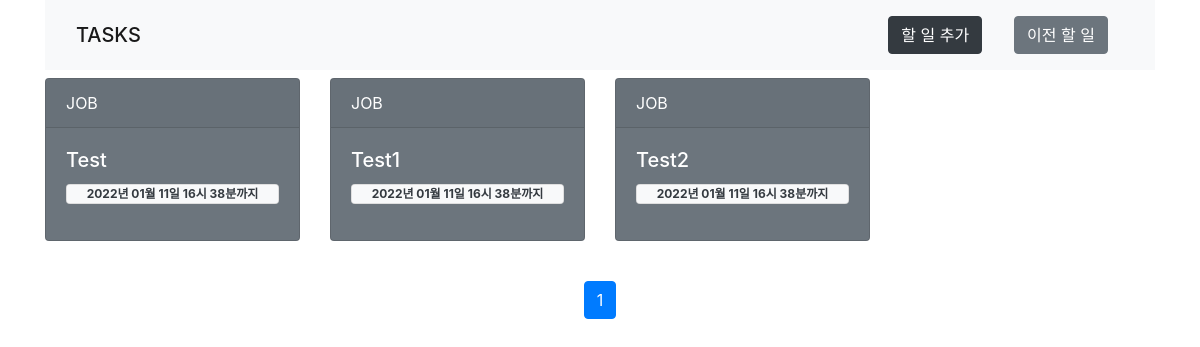
Before: /previous/ with the older database file.
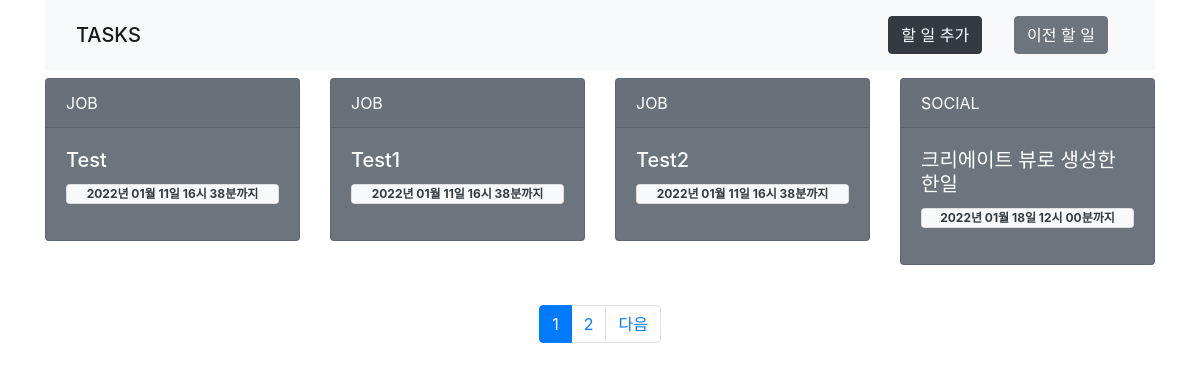
After: the same page with the newer database file.
### taskapp/models.py (models this page shows)
class Task(models.Model):
    class TaskType(models.TextChoices):
        JOB = 'JOB', _('업무')
        HEALTH = 'HEALTH', _('건강')
        SOCIAL = 'SOCIAL', _('사회')
    title = models.CharField(max_length=50, null=False)
    type = models.CharField(
        choices=TaskType.choices,
        max_length=10,
        default=TaskType.JOB
    )
    due = models.DateTimeField(null=False)
    created_at = models.DateTimeField(auto_now_add=True, null=False)

### taskapp/views.py (the view)
# urls.py: path('previous/', TaskPreviousListView.as_view(), name="previous"),
class TaskPreviousListView(ListView):
    model = Task
    template_name = 'pages/task_previous_list.html'
    queryset = Task.objects.filter(due__lt=timezone.now()).order_by('due')
    paginate_by = 4

### taskapp/templatetags/pagination_tags.py (called while the page is built)
@register.filter(name='slice_visible_pages')
def slice_visible_pages(paging: Page):
    min_page = int((paging.number - 1) / 10) * 10 + 1
    min_page = max(min_page, 1)
    max_page = min(min_page + 9, paging.paginator.num_pages)
    return range(min_page, max_page + 1)

### taskapp/templates/pages/task_previous_list.html (shortened to what this page needs)
{% extends "common.html" %}
{% load pagination_tags %}
{% block content %}
<div class="row row-cols-2 row-cols-md-4 g-4 mt-2">
    {% for item in object_list %}
    <div class="col">
        <div class="card text-white bg-secondary mb-3">
            <div class="card-header">{{ item.type }}</div>
            <div class="card-body">
                <h5 class="card-title">{{ item.title }}</h5>
                <p class="card text">
                    <span class="badge bg-light text-dark">
                        {{ item.due|date:'Y년 m월 d일 H시 i분' }}까지
                    </span>
                </p>
            </div>
        </div>
    </div>
    {% endfor %}
</div>
<div class="row mt-4">
    <nav class="col-12">
        <ul class="pagination justify-content-center">
            {% for page in page_obj|slice_visible_pages %}
            {% if page_obj.number == page %}
            <li class="page-item active">
                {% else %}
                <li class="page-item">
                {% endif %}
                <a class="page-link" href="?page={{ page }}">
                    {{ page }}
                </a>
            </li>
            {% endfor %}
            {% if page_obj.has_next %}
            <li class="page-item">
                <a class="page-link" href="?page={{ page_obj.next_page_number }}">다음</a>
            </li>
            {% endif %}
        </ul>
    </nav>
</div>
{% endblock %}

Changed rows visible on the page:
added Task: type "SOCIAL", title "크리에이트 뷰로 생성한 한일", due "2022년 01월 18일 12시 00분"
Other visible differences:
new list line: "2"
text now shown: "다음"
